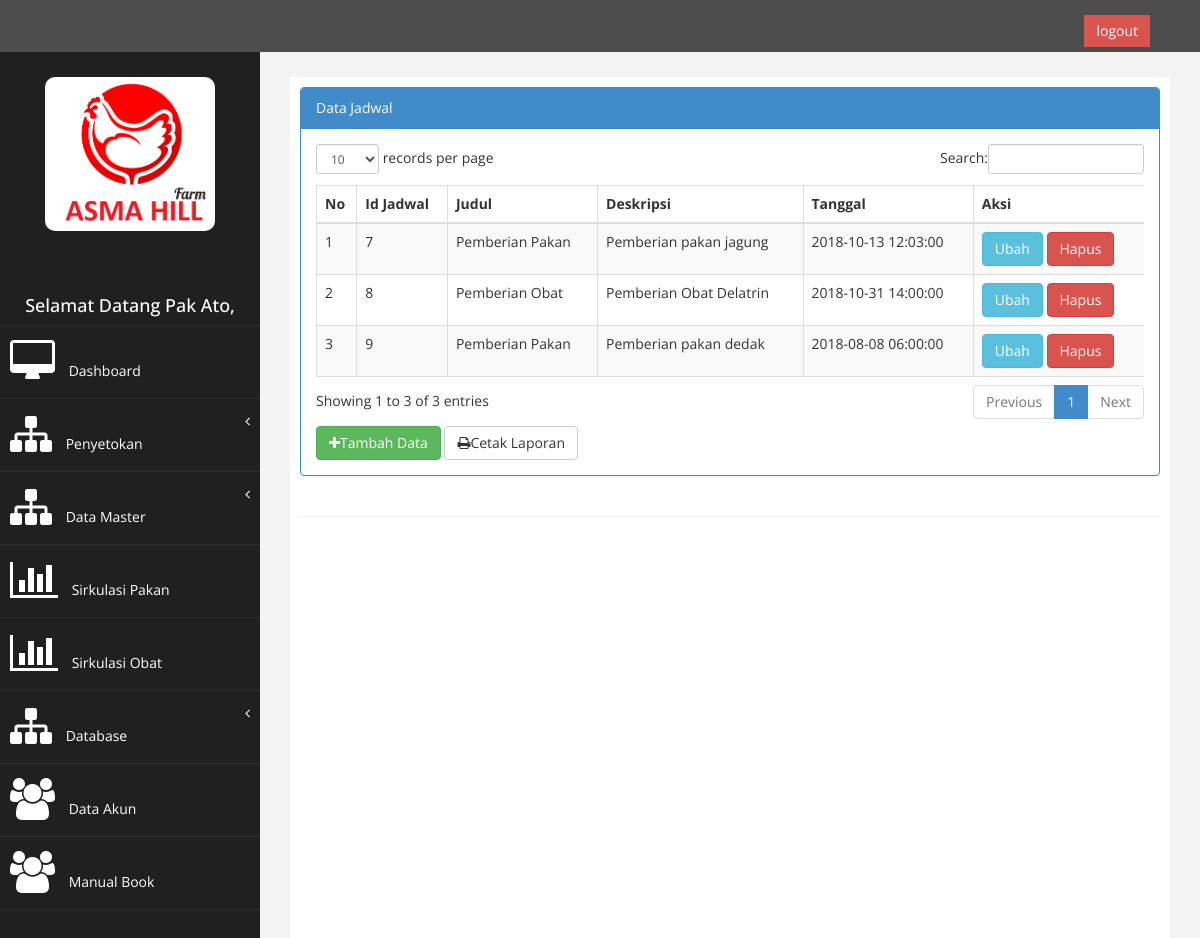
Page /index.php?page=data_jadwal (signed in) on the earlier database version.
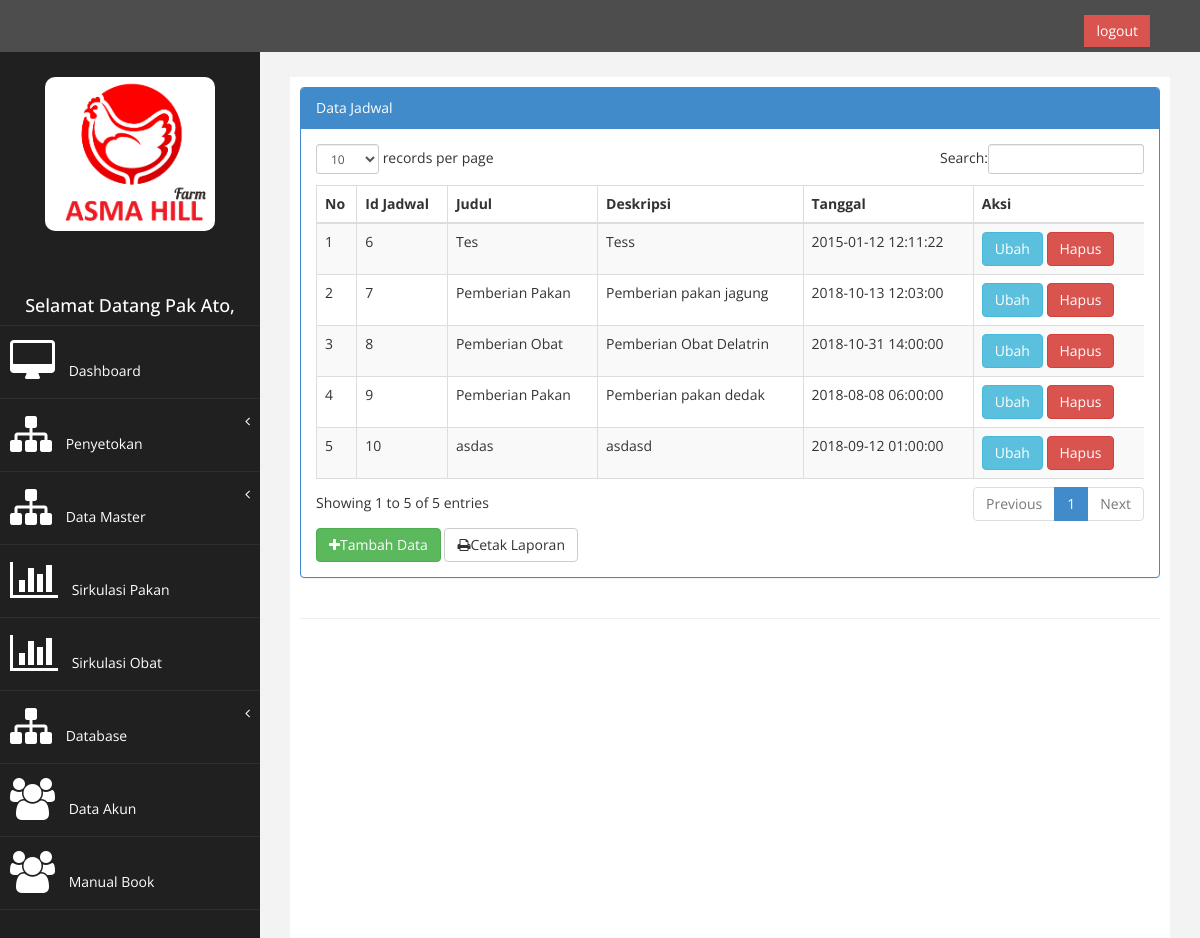
Same page on the later database version.
### tables this page shows
CREATE TABLE `jadwalku` (
  `jadwal_id` int(10) NOT NULL AUTO_INCREMENT,
  `date` datetime NOT NULL,
  `title` text NOT NULL,
  `description` text NOT NULL,
  PRIMARY KEY (`jadwal_id`)
);

### page/data_jadwal/data_jadwal.php (the view, shortened to what this page needs)
<div class="row">
                <div class="col-md-12">
                    <div class="panel panel-primary">
                        <div class="panel-heading">
                             Data Jadwal
                        </div>
                        <div class="panel-body">
                            <div class="table-responsive">
                                <table class="table table-striped table-bordered table-hover" id="dataTables-example">
                                    <thead>
                                        <tr>
                                            <th>No</th>
                                            <th>Id Jadwal</th>
                                            <th>Judul</th>
                                           <th>Deskripsi</th>
                                           <th>Tanggal</th>
                                            <th>Aksi</th>
                                        </tr>
                                    </thead>
                                    <tbody>
                                    <?php error_reporting(E_ALL ^ E_NOTICE);
                                    $no = 1;
                                    $sql = $koneksi->query("select * from jadwalku");
                                    while ($data= $sql->fetch_assoc()){
                                    ?>
                                    <tr>
                                    <td><?php echo $no++; ?></td>
                                     <td><?php echo $data['jadwal_id']; ?></td>
                                    <td><?php echo $data['title']; ?></td>
                                    <td><?php echo $data['description']; ?></td>
                                    <td><?php echo $data['date']; ?></td>
                                    <td>
                                    <a href="?page=data_jadwal&aksi=ubah&id=<?php echo $data['jadwal_id'];?>"  class="btn btn-info">Ubah</a>
                                    <a onclick="return confirm('Anda Yakin Akan Menghapus Data Ini?')" href="?page=data_jadwal&aksi=hapus&id=<?php echo $data['jadwal_id']; ?>" class="btn btn-danger">Hapus</a>
                                    </td>
                                    </tr>
                                    <?php } ?>
                                    </tbody>
                                    </table>
                                    </div>
                                    <a href="?page=data_jadwal&aksi=tambah" class="btn btn-success" style="margin-bottom: : 8px";><i class="fa fa-plus"></i>Tambah Data</a>
                                    <a href="./laporan/laporan_jadwal.php" target="blank" class="btn btn-default" style="margin-bottom: : 8px";><i class="fa fa-print"></i>Cetak Laporan</a>
                                       </div>
                                        </div>
                                         </div>
                                          </div>

Differences in the rows shown:
added jadwalku: jadwal_id "6", title "Tes", description "Tess", date "2015-01-12 12:11:22"
added jadwalku: jadwal_id "10", title "asdas", description "asdasd", date "2018-09-12 01:00:00"
Other differences:
text written by a page script: "records per page Search: Showing 1 to 3 of 3 entries Previous 1 Next" → "records per page Search: Showing 1 to 5 of 5 entries Previous 1 Next"
